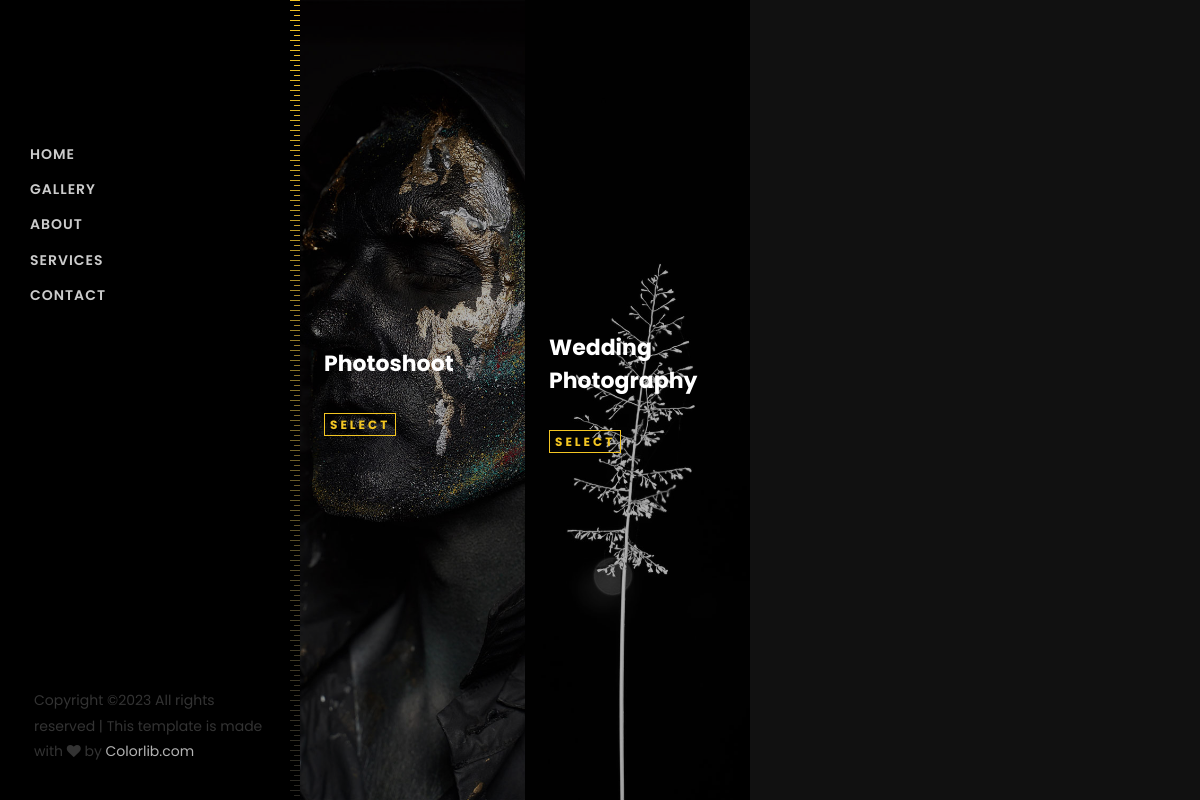
Page /services/ on the committed database.
### bm/models.py (models this page shows, shortened)
class Category(models.Model):
    name = models.CharField(max_length=100, verbose_name='category name')
    image = models.ImageField(upload_to='images/Category__images/', verbose_name="Category image", blank=True,null=True)
    created_on = models.DateTimeField(auto_now_add=True)

### appoint/views.py (the view)
# urls.py: path('services/', Services, name="services"),
def Services(request):
    category = Category.objects.all()[:10]
    ctxt = {
        'categories': category,
    }
    return render(request, 'appoint/services.html',ctxt)

### appoint/templates/appoint/services.html
{% extends 'appoint/base.html' %}
{% block content %}
<section class="ftco-section ftco-no-pt ftco-no-pb">
<div class="container px-md-0">
    <div class="row d-flex no-gutters">
        {% for category in categories %}
        <div class="col-md-3 pricing">
            <div class="row no-gutters align-items-center">
                <div href="{{category.image.url}}" class="img w-100 js-fullheight d-flex align-items-center" style="background-image: url({{category.image.url}});">
                    <div class="text p-4 ftco-animate">
                        <h3>{{category.name}}</h3>
                        <p><a href="{% url 'packages' category.id %}" class="btn-custom">select</a></p>
                    </div>
                </div>
            </div>
        </div>
      {% endfor %}
    </div>
  </div>
</section>
{% endblock %}

### rows in the picture
Category: image (picture), name "Photoshoot"
Category: image (picture), name "Wedding Photography"
